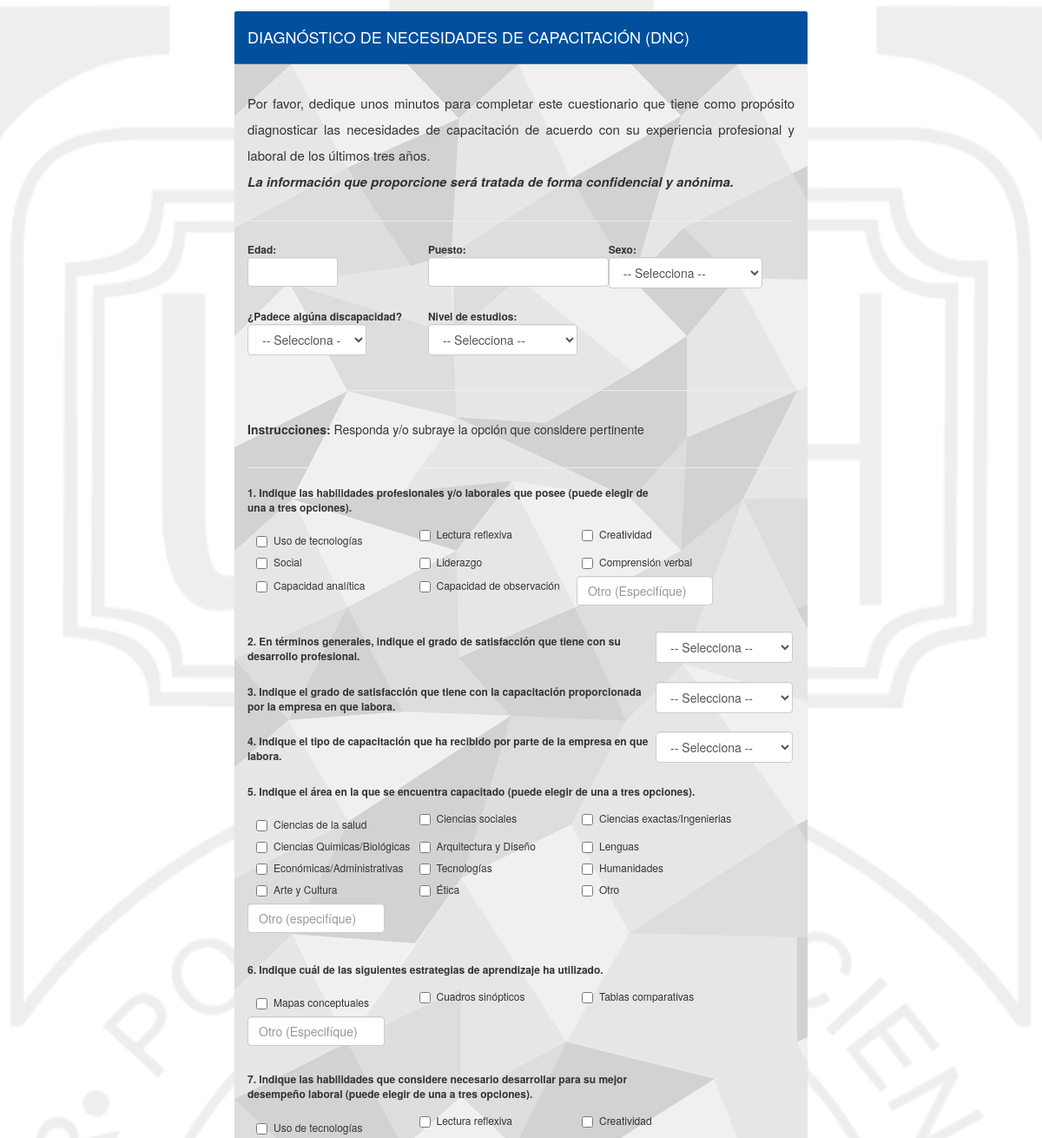
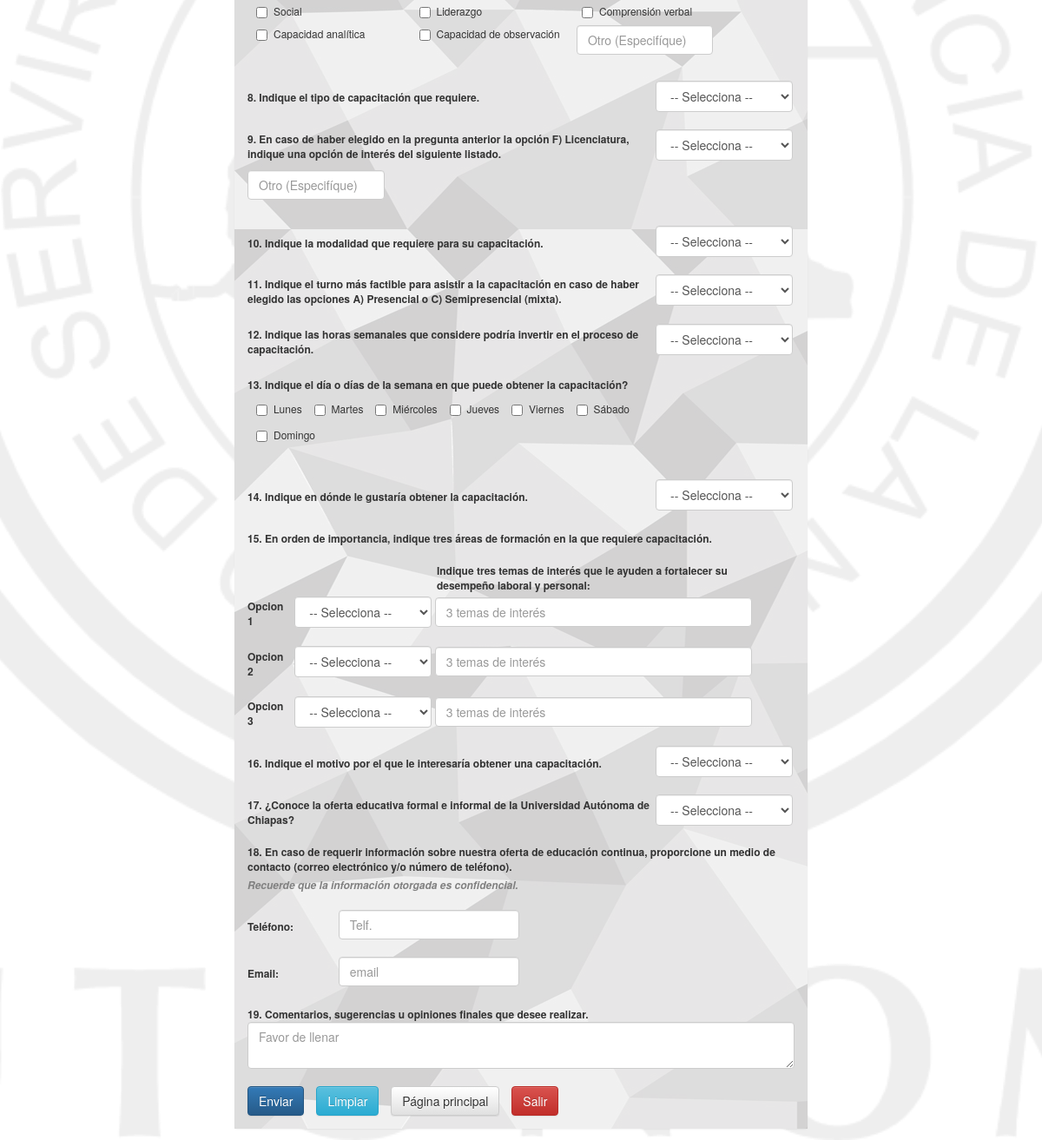
Page /formularios/DNC.php (signed in) on the committed database (2 pictures, top to bottom).
### tables this page shows
CREATE TABLE habilidades_profesionales(
	id_hp TINYINT UNSIGNED PRIMARY KEY AUTO_INCREMENT,
	desc_hp VARCHAR(30)
);

CREATE TABLE area_formacion(
	id_af TINYINT UNSIGNED PRIMARY KEY AUTO_INCREMENT,
	desc_af VARCHAR(30)
);

CREATE TABLE estrategias_aprendizaje(
	id_eap TINYINT UNSIGNED PRIMARY KEY AUTO_INCREMENT,
	desc_eap TINYTEXT
);

### db/ConexionDB.php (called while the page is built, shortened)
<?php
require_once("DataReturns.php");
class ConexionDB extends DataReturns {
 protected $conexion;
 public function __construct($db)
 {
	$this->conexion = $db->getConnection();
 }
 public function query($sql)
 {
	if(!($this->results = mysqli_query($this->conexion, $sql)))
	{
	  $this->error = mysqli_error($this->conexion);
	  return false;
	}
	else
	  return $this->results;
 }
}
?>

### db/AccessDB.php (called while the page is built, shortened)
<?php
class Db{
    protected $connection;
    public function connect(){
        if(!isset($this->connection))
        {
            $this->connection = new mysqli(SQL_HOST, SQL_USER, SQL_PASSWD, SQL_DATABASE);
        }
        mysqli_set_charset($this->connection,'utf8');
        return $this->connection;
    }
    public function getConnection(){
        return $this->connection;
    }
}
?>

### clases/CModelo.php (called while the page is built, shortened)
<?php
require_once('../db/ConexionDB.php');
class CModelo extends ConexionDB{
	var $tabla="",
		$campos="",
		$valores="",
		$clausulas="";
 	function setTabla($t){
 		$this->tabla = $t;
 	}
 	function setCampos($camposx){
 		$this->campos = $camposx;
 	}
 	function setClausulas($c){
 		$this->clausulas = $c;
 	}
 	function getTabla(){
 		return $this->tabla;
 	}
 	function getCampos(){
 		return $this->campos;
 	}
 	function getClausulas(){
 		return $this->clausulas;
 	}
	function getColeccion($params){
	   $sql = "SELECT ".$this->getCampos()." FROM ".$this->getTabla()." ".$this->getClausulas();
         $resultado = $this->query($sql);
         switch ($params['tiporetorno'])
         {
         	case 'checkbox':
         		return $this->getCheckboxItems($resultado,$params['nombre'],$params["columnas"]);
         	break;
         	case 'select':
         		return $this->getSelectItems($resultado,$params['defaultselect']);
         	break;
         }
	}
}
?>

### db/DataReturns.php (the view, shortened to what this page needs)
<?php
 class DataReturns{
 	public function getCheckboxItems($result, $nombre, $columnas){
 		$datos="";
		while($fila = mysqli_fetch_row($result))
		{
		   	$datos.='<label class="checkbox '.$columnas.'"><input type="checkbox" name="'.$nombre.'" value="'.$fila[0].'">'.$fila[1].'</label>';
		}
		return $datos;
 	}
 }
?>

### rows in the picture
habilidades_profesionales: desc_hp "Uso de tecnologías"
habilidades_profesionales: desc_hp "Lectura reflexiva"
habilidades_profesionales: desc_hp "Creatividad"
habilidades_profesionales: desc_hp "Social"
habilidades_profesionales: desc_hp "Liderazgo"
habilidades_profesionales: desc_hp "Comprensión verbal"
habilidades_profesionales: desc_hp "Capacidad analítica"
habilidades_profesionales: desc_hp "Capacidad de observación"
area_formacion: desc_af "Ciencias de la salud"
area_formacion: desc_af "Ciencias sociales"
area_formacion: desc_af "Ciencias exactas/Ingenierias"
area_formacion: desc_af "Ciencias Quimicas/Biológicas"
area_formacion: desc_af "Arquitectura y Diseño"
area_formacion: desc_af "Lenguas"
area_formacion: desc_af "Económicas/Administrativas"
area_formacion: desc_af "Tecnologías"
area_formacion: desc_af "Humanidades"
area_formacion: desc_af "Arte y Cultura"
area_formacion: desc_af "Ética"
area_formacion: desc_af "Otro"
estrategias_aprendizaje: desc_eap "Mapas conceptuales"
estrategias_aprendizaje: desc_eap "Cuadros sinópticos"
estrategias_aprendizaje: desc_eap "Tablas comparativas"
